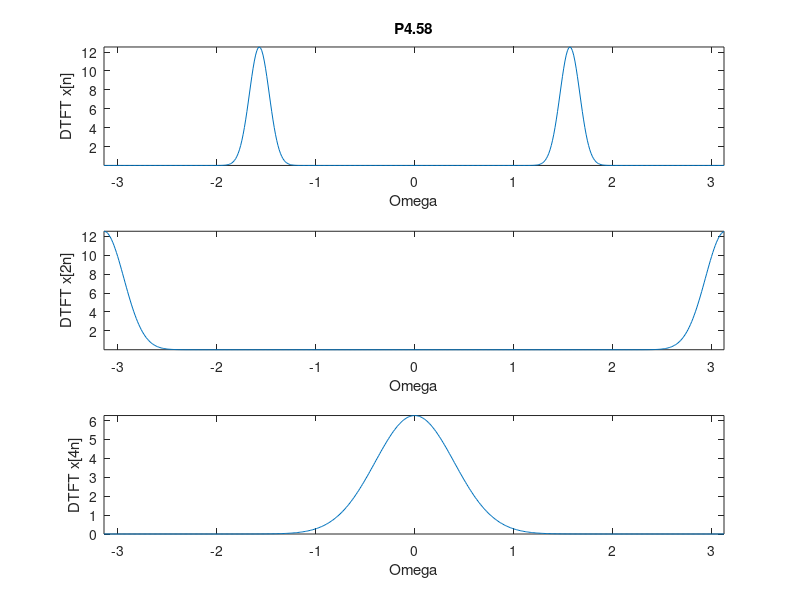

Recreate this plot in MATLAB.
%% PROBLEM 4.58 : 
 %% ============== 


 x=cos(pi*[-50:50]/2).*exp(-(.1*[-50:50]).^2/2); 
 Omega=[-1:2/500:1-2/500]*pi; 
 X=fftshift(fft(x,500)); 

 % Part (a) : rate 2 subsampling 
 x2=x(1:2:length(x)); 
 X2=fftshift(fft(x2,500)); 

 % Part (b) : rate 4 subsampling 
 x4=x(1:4:length(x)); 
 X4=fftshift(fft(x4,500)); 

 figure(1) 
 subplot(3,1,1) 
 plot(Omega,abs(X)),title('P4.58') 
 xlabel('Omega'),ylabel('DTFT x[n]'),axis tight 
 subplot(3,1,2) 
 plot(Omega,abs(X2)) 
 xlabel('Omega'),ylabel('DTFT x[2n]'),axis tight 
 subplot(3,1,3) 
 plot(Omega,abs(X4)) 
 xlabel('Omega'),ylabel('DTFT x[4n]'),axis tight 

 print P4_58_1.eps 